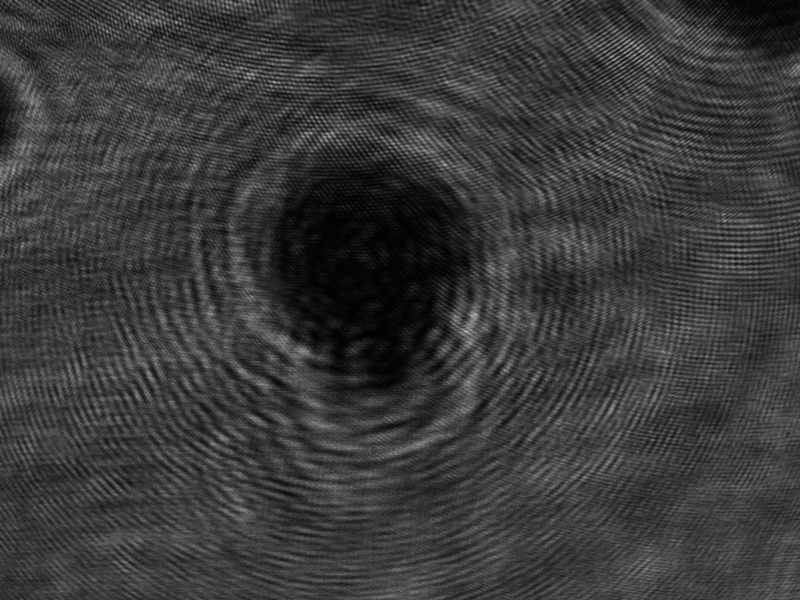
#> input picture test2.png, 800 x 600 px
$ python Original.py
#> lines starting #> are read from the running program, lines starting #| are printed output that depends on the picture
import numpy as np
import scipy.fftpack as fft
import matplotlib.pyplot as plt
from PIL import Image

# Define the Propagator function
def Propagator(M, N, lambda_, area1, area2, z):
    p = np.zeros((M, N), dtype=complex)

    for ii in range(M):
        for jj in range(N):
            alpha = lambda_ * (ii - M / 2 - 1) / area1
            beta = lambda_ * (jj - N / 2 - 1) / area2
            if (alpha**2 + beta**2) <= 1:
                p[ii, jj] = np.exp(-2 * np.pi * 1j * z * np.sqrt(1 - alpha**2 - beta**2) / lambda_)

    return p

# Load the recorded image (assuming it's in PNG format)
recorded_image = np.array(Image.open('test2.png').convert('L'))
#> recorded_image is the input picture: shape (600, 800); min 1, max 186, mean 58.4

# Fourier transform of the recorded image
fourier_transform = fft.fftshift(fft.fft2(recorded_image))

# Propagation compensation
propagator = Propagator(*recorded_image.shape, 500e-9, recorded_image.shape[0], recorded_image.shape[1], 0.008)
compensated_spectrum = fourier_transform / propagator

# Reconstructed image after inverse Fourier transform
reconstructed_image = np.abs(fft.ifft2(fft.ifftshift(compensated_spectrum)))

# Create a figure with multiple subplots
fig, axs = plt.subplots(2, 3, figsize=(15, 10))

# Display the recorded image
axs[0, 0].imshow(recorded_image, cmap='gray')
axs[0, 0].set_title('Recorded Image')

# Display the Fourier transform of the recorded image
axs[0, 1].imshow(np.log(1 + np.abs(fourier_transform)), cmap='gray')
axs[0, 1].set_title('Fourier Transform')

# Display the propagation compensated Fourier spectrum
axs[0, 2].imshow(np.log(1 + np.abs(compensated_spectrum)), cmap='gray')
axs[0, 2].set_title('Compensated Spectrum')

# Display the reconstructed image
axs[1, 0].imshow(reconstructed_image, cmap='gray')
axs[1, 0].set_title('Reconstructed Image')

# Hide the empty subplot
axs[1, 1].axis('off')

# Adjust spacing between subplots
plt.tight_layout()

# Show the figure
plt.show()
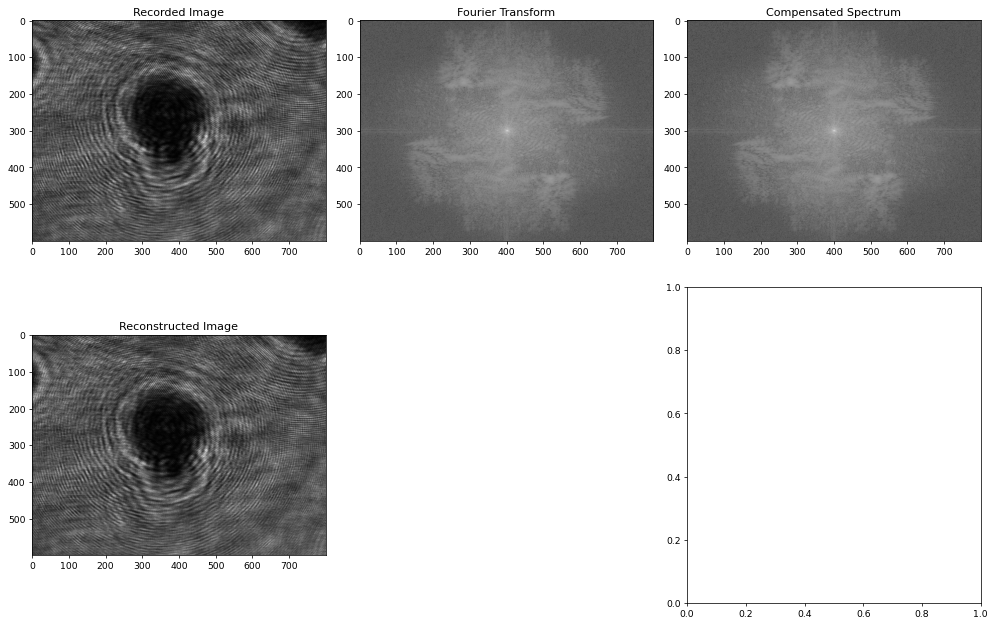
#> figure drawn by matplotlib, 4 panels

$ run again, with test1.png copied over test2.png
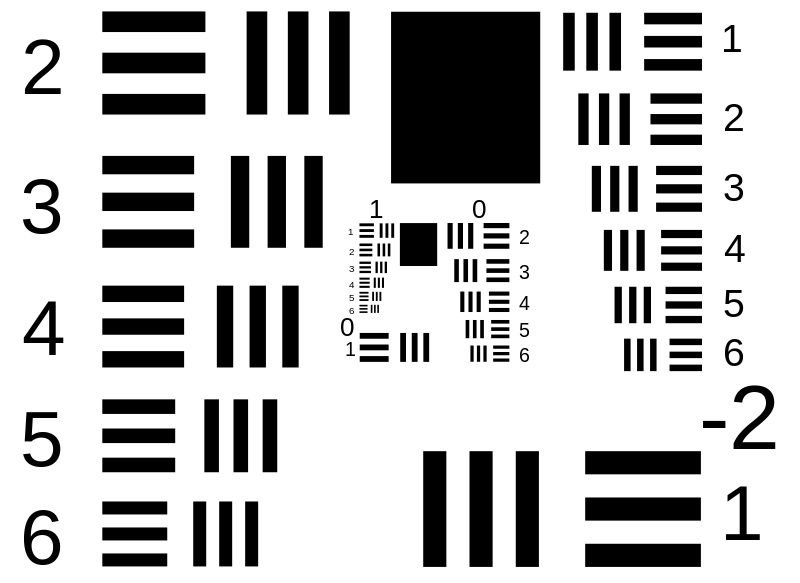
#> input picture test1.png, 800 x 583 px
#> recorded_image is the input picture: shape (583, 800); min 0, max 255, mean 193.6
#> `plt.show()`:
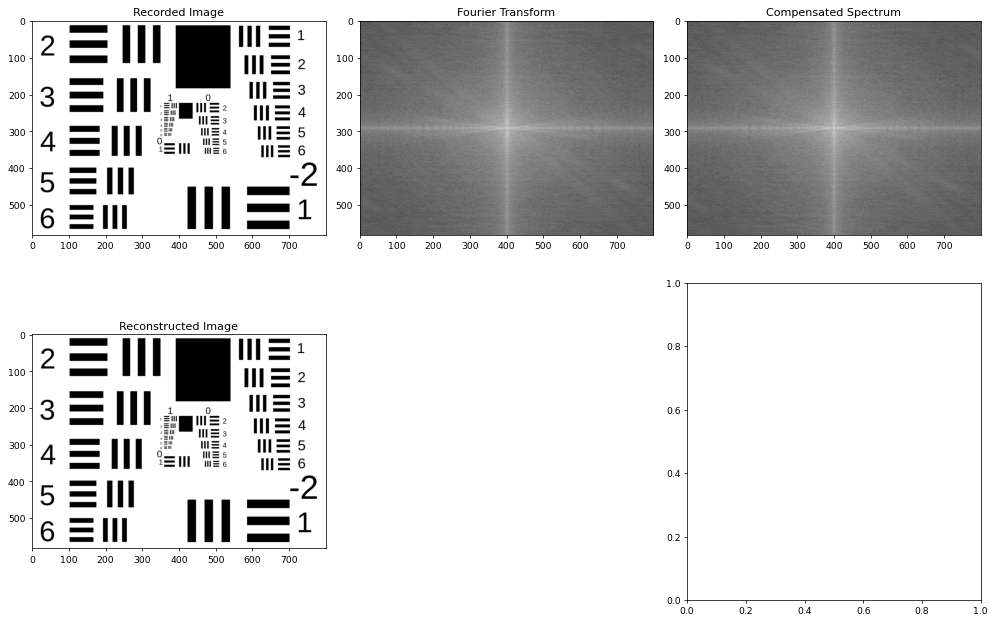
#> figure drawn by matplotlib, 4 panels

$ run again, with test3.png copied over test2.png
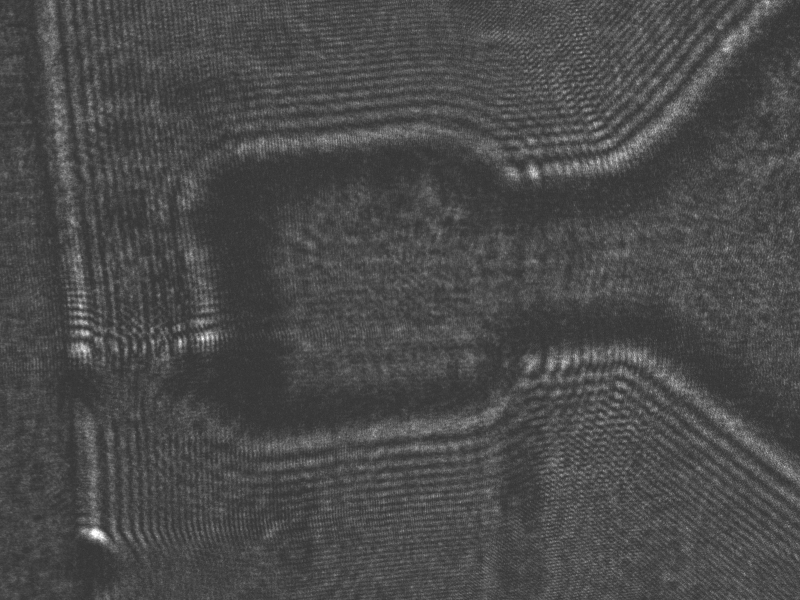
#> input picture test3.png, 800 x 600 px
#> recorded_image is the input picture: shape (600, 800); min 50, max 255, mean 74
#> `reconstructed_image = np.abs(fft.ifft2(fft.ifftshift(compensated_spect..`:
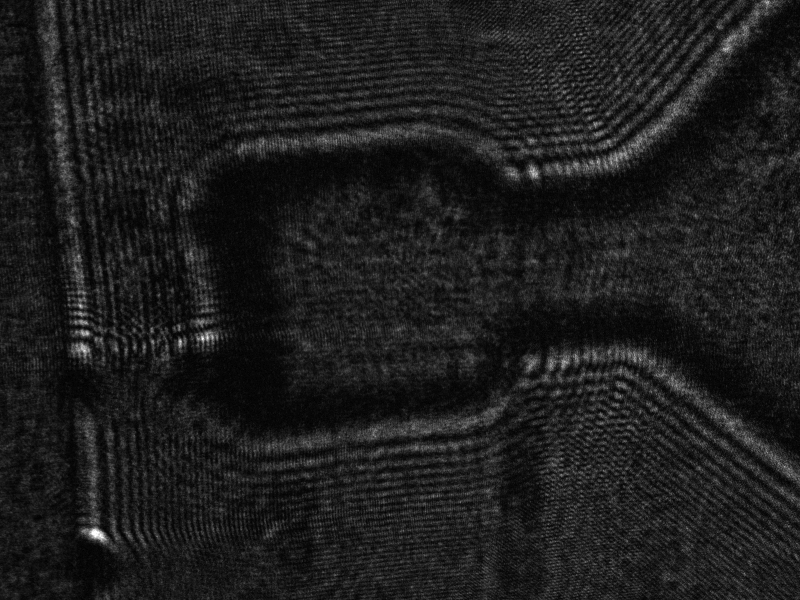
#> reconstructed_image: shape (600, 800) float64; min 50, max 255, mean 74; drawn with min black and max white
#> `plt.show()`:
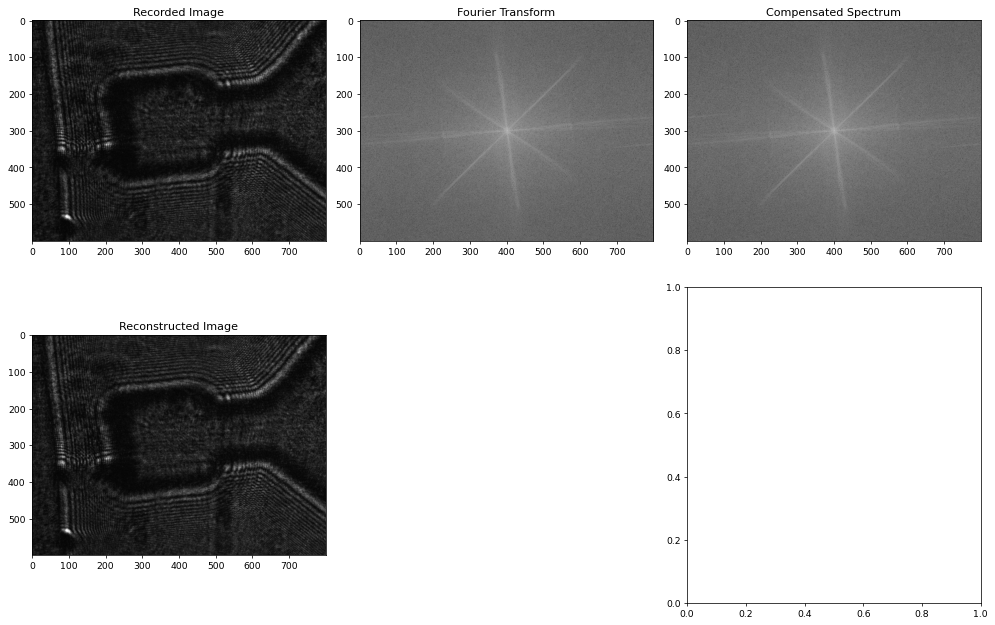
#> figure drawn by matplotlib, 4 panels

$ run again, with test4.png copied over test2.png
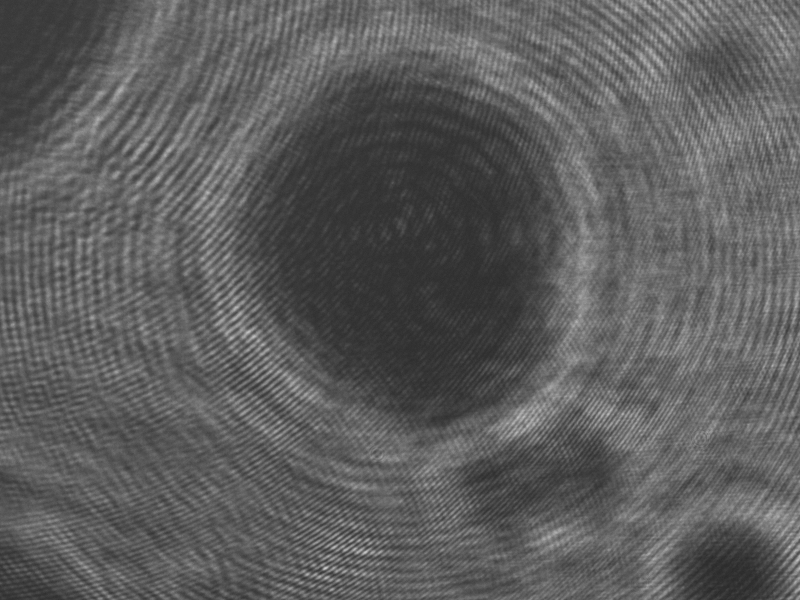
#> input picture test4.png, 800 x 600 px
#> recorded_image is the input picture: shape (600, 800); min 42, max 203, mean 93.1
#> `plt.show()`:
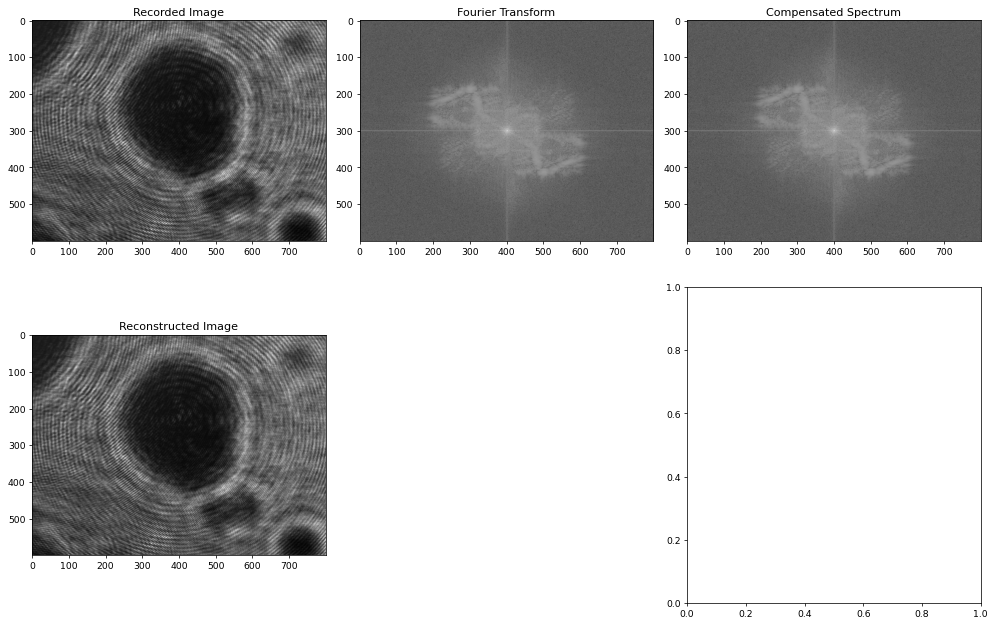
#> figure drawn by matplotlib, 4 panels
